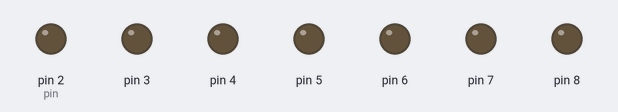
A sketch run on a simulated Arduino Uno, built with avr-gcc and run on an emulated ATmega328P. Parts: output pins drawn as LEDs (lit = HIGH).

Above: at 0.5 s.
At 1.5 s:
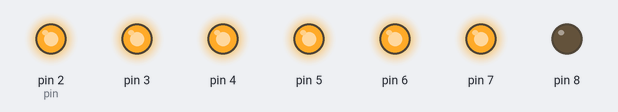
At 3.5 s:
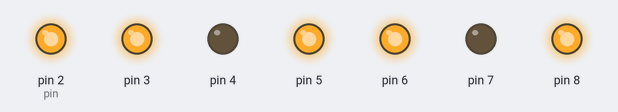
At 6.5 s:
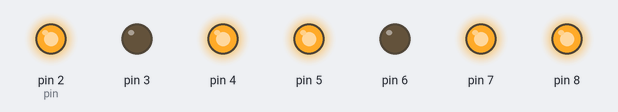
At 9.5 s:
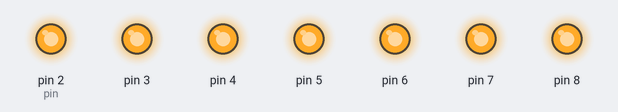
At 12.0 s:
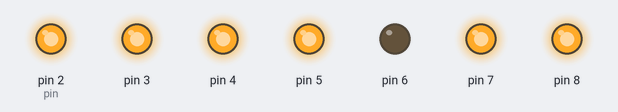
Timing chart, 0 to 16.9 s (numbered marks = the images above):
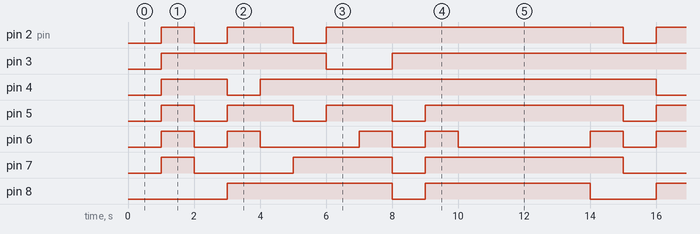

The sketch:

Seven_Segment.ino
```cpp
int num_array[10][7]={{1,1,1,1,1,1,0},
                      {0,1,1,0,0,0,0},
                      {1,1,0,1,1,0,1},
                      {1,1,1,1,0,0,1},
                      {0,1,1,0,0,1,1},
                      {1,0,1,1,0,1,1},
                      {1,0,1,1,1,1,1},
                      {1,1,1,0,0,0,0},
                      {1,1,1,1,1,1,1},
                      {1,1,1,1,0,1,1}
                    };
void Num_Write(int);
void setup()
{

  pinMode(2,OUTPUT);
  pinMode(3,OUTPUT);
  pinMode(4,OUTPUT);
  pinMode(5,OUTPUT);
  pinMode(6,OUTPUT);
  pinMode(7,OUTPUT);
  pinMode(8,OUTPUT);
}
void loop()
{
  for(int i=0;i<=9;i++){
    delay(1000);
    Num_Write(i);
  }
  delay(3000);
}
void Num_Write(int n)
{
  int pin=2;
  for(int j=0;j<7;j++){
    digitalWrite(pin,num_array[n][j]);
    pin++;
  }
}
```

Measured:
- by itself, pin 2 (pin): repeats every 13.0 s: LOW 1.0 s, HIGH 2.0 s, LOW 1.0 s, HIGH 9.0 s
- by itself, pin 3: repeats every 13.0 s: LOW 2.0 s, HIGH 11.0 s
- by itself, pin 4: repeats every 13.0 s: LOW 1.0 s, HIGH 12.0 s
- by itself, pin 5: repeats every 13.0 s: 2 × (LOW 1.0 s, HIGH 2.0 s), LOW 1.0 s, HIGH 6.0 s
- by itself, pin 6: repeats every 13.0 s: LOW 1.0 s, HIGH 1.0 s, LOW 3.0 s, HIGH 1.0 s, LOW 1.0 s, HIGH 1.0 s, LOW 4.0 s, HIGH 1.0 s
- by itself, pin 7: repeats every 13.0 s: LOW 3.0 s, HIGH 3.0 s, LOW 1.0 s, HIGH 6.0 s
- by itself, pin 8: repeats every 13.0 s: LOW 1.0 s, HIGH 5.0 s, LOW 2.0 s, HIGH 5.0 s
